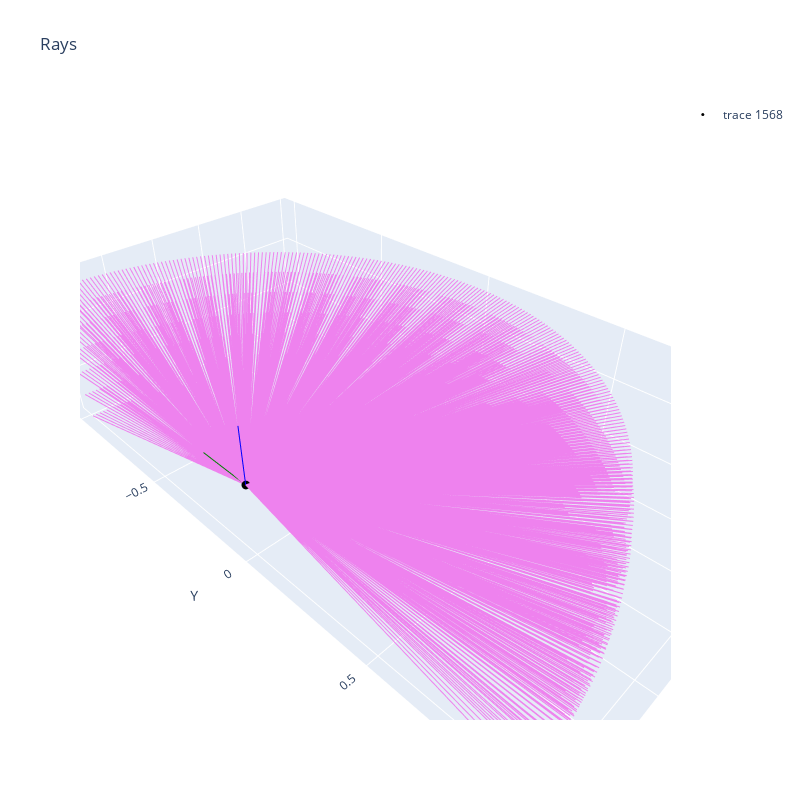

Source (notebook cell):
### Code cell
sensor_0:Sensor3D_Instance = problem.prior_bot.sensors[0]

sensor_0.plot_rays(*sensor_0.get_rays(verbose=True))
